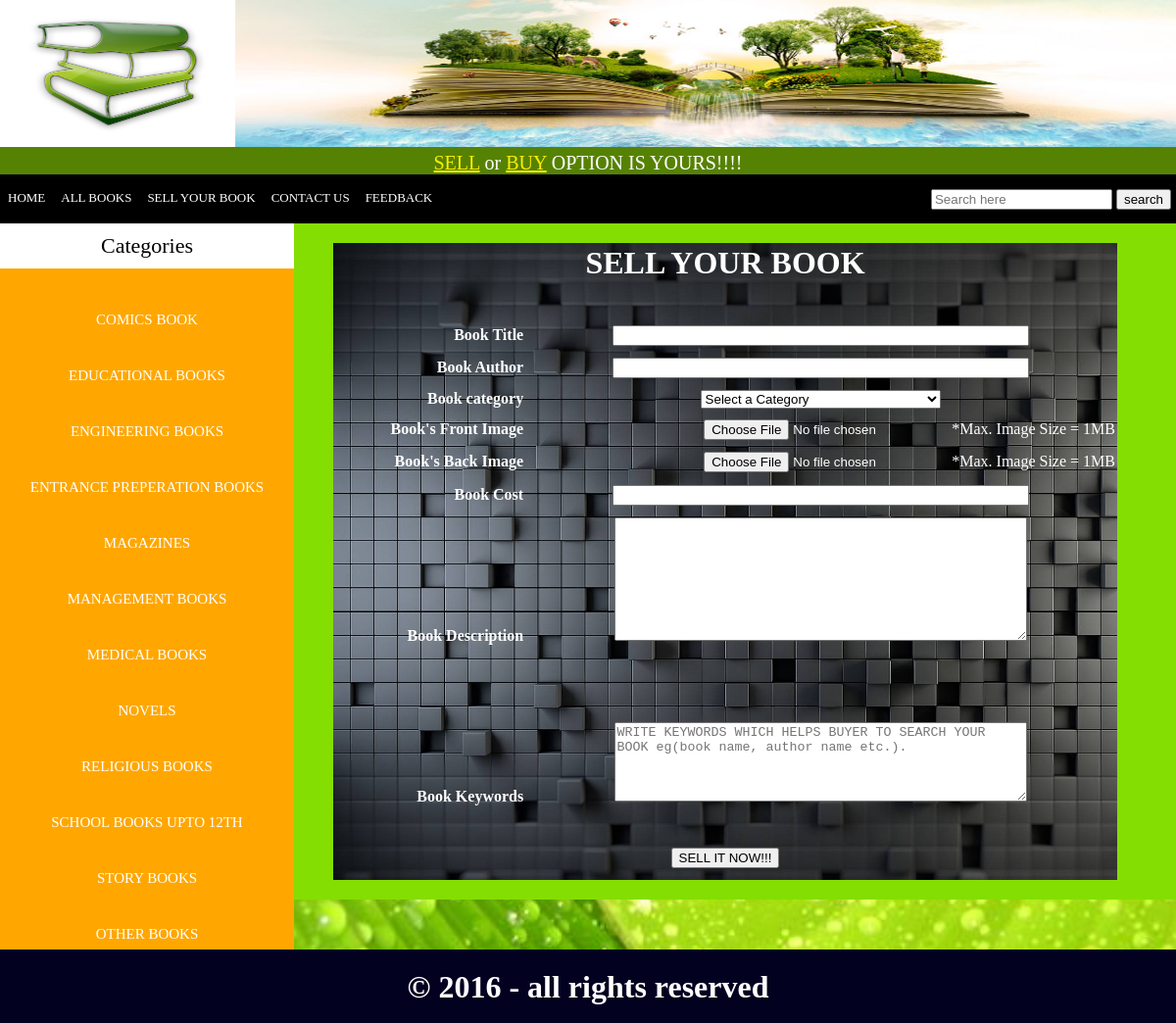
The app's page /post.php with its own data.
### tables this page shows
CREATE TABLE IF NOT EXISTS `categories` (
`cat_id` int(11) NOT NULL,
  `cat_title` text NOT NULL
);

### post.php (the view, shortened to what this page needs)
<?php
include("functions/functions.php");
?>
<!DOCTYPE HTML>
<html>
<head>
<link rel="stylesheet" type="text/css" href="styles/style.css" media="all"/>
</head>
<body>
<div class="main_wrapper">
        <div class="header_wrapper">
	    <a href="index.php"><img id="img1" src="book1.png"></a>
		<img id="img2" src="book2.jpg">
		</div>
	   <div id="slim">
	  <marquee behavior="alternate" style="color:white;"> <a href="post.php" style="color:#FDEE00;">SELL</a> or <a href="all_books.php" style="color:#FDEE00;">BUY</a> OPTION IS YOURS!!!!</marquee>
	   </div>
		<div id="navbar">
		<ul id="menu">
		<li><a href="index.php"> HOME</a></li>
		<li><a href="all_books.php">ALL BOOKS</a></li>
		<li><a href="post.php">SELL YOUR BOOK</a></li>
		<li><a href="contact.php">CONTACT US</a></li>
		<li><a href="feed.php">FEEDBACK</a></li>
		</ul>
		<div id="form">
		<form action="results.php" method="get" enctype="multipart/form-data">
		<input type="text" name="user_query" placeholder="Search here"/>
		<input type="submit" name="search" value="search"/>
		</form>
		</div>
		</div>
        <div class="content_wrapper">
		    <div id="left_sidebar">
			   <div id="sidebar_title" align="center">Categories</div>
			   <ul id="cats">
			   <?php getCats(); ?>
			   </ul>
			</div>
			<div id="right_content">
			  <div id="products_box">
			    <form method="POST"  action="post.php" enctype="multipart/form-data">
<table  width="800px" height="650px"  border="1" align="center" bgcolor="maroon" >
<tr align= "center">
<td colspan="2" height=80px><h1>SELL YOUR BOOK</h1></td>
</tr>
<tr>
<td align="right" ><b>Book Title</b></td>
<td ><input type="text" name="book_title" size="50"/></td>
</tr>
<tr>
<td align="right" ><b>Book Author</b></td>
<td ><input type="text" name="book_author" size="50"/></td>
</tr>
<tr>
<td align="right"><b>Book category</b></td>
<td><select name="book_cat"/>
<option>Select a Category</option>
</select></td>
</tr>
<tr>
<td align="right"><b>Book's Front Image </b></td>
<td align="right"><input type="file" name="book_img1"/>*Max. Image Size = 1MB</td>
</tr>
<tr>
<td align="right"><b>Book's Back Image</b></td>
<td align="right"><input type="file" name="book_img2"/>*Max. Image Size = 1MB</td>
</tr>
<tr>
<td align="right"><b>Book Cost</b></td>
<td><input type="text" name="book_cost" size="50" /></td>
</tr>
<tr>
<td id="td1" align="right"><b>Book Description</b></td>
<td><textarea name="book_desc" cols="50" rows="8"></textarea></td>
</tr>
<tr>
<td align="right"><b>Book Keywords</b></td>
<td><textarea name="book_desc" cols="50" rows="5" placeholder="WRITE KEYWORDS WHICH HELPS BUYER TO SEARCH YOUR BOOK eg(book name, author name etc.)."></textarea></td>
</tr>
<tr align="center">
<td colspan="2"><input type="submit" name="sell" value="SELL IT NOW!!!"/></td>
</tr>
</table>
</form>
			  </div>
			</div>
		</div>
		<div class="footer">
          <h1 style="color:white; padding-top:20px; text-decoration:none; text-align:center; ">&copy; 2016 - all rights reserved</h1>
 </div>
</div>
</body>
</html>

### functions/functions.php (shortened to what this page needs)
<?php
$db = mysqli_connect("localhost","root","","bookabook");
function getCats(){
			  global $db;
			   $get_cats = "select * from categories ";
			   $run_cats = mysqli_query($db, $get_cats);
			   while($row_cats = mysqli_fetch_array($run_cats))
			   {
			   $cat_id= $row_cats['cat_id'];
			   $cat_title=$row_cats['cat_title'];
			   echo " <li></br></br><a href='index.php?cat=$cat_id'>$cat_title</a></li>";
			   }
}
?>

### styles/style.css (style rules this page uses)
html, body, div, span, applet, object, iframe, h1, h2, h3, h4, h5, h6, p, blockquote, pre, a, abbr, acronym, address, big, cite, code, del, dfn, em, img, ins, kbd, q, s, samp, small, strike, strong, sub, sup, tt, var, b, u, i, center, dl, dt, dd, ol, ul, li, fieldset, form, label, legend, table, caption, tbody, tfoot, thead, tr, th, td, article, aside, canvas, details, embed, figure, figcaption, footer, header, hgroup, menu, nav, output, ruby, section, summary, time, mark, audio, video { margin: 0; padding: 0; border: 0; vertical-align: baseline; }
body { background-image: url('tabz.jpg'); }
.main_wrapper { width: 1200px; height: auto; margin: auto; }
.header_wrapper { width: 1200px; height: 150px; background-color:#fff; }
#img1 { height:100%; width:20%; }
#img2 { height:100%; width:80%; float:right; }
#navbar { width:1200px; height:50px; background-color:#000; color:#fff; }
#menu { padding:0; line-height:36px; margin-top:5px; float:left; }
#menu li { list-style:none; display:inline; float:left; }
#menu a { color:white; text-decoration:none; font-size:13px; margin:5px; padding:3px; }
#slim { text-align:center; font-size:20px; width:1200px; height:15px; background-color:#568203; color:white; padding-top:5px; padding-bottom:8px; }
#form { float:right; line-height:50px; padding-right:5px; }
.content_wrapper { width:1200px; height:auto; background-color:green; color: blue; }
#right_content { width:900px; float:right; background:#84DE02; }
#left_sidebar { width:300px; background-color:#FFA700; float:left; }
#sidebar_title { background-color:white; color: black; padding:10px; font-size:22px; }
#cats { text-align:center; padding:4px; }
#cats li { list-style:none; margin:3px; }
#cats a { color:white; text-decoration:none; font-size:15px; margin:4px; }
.footer { width:1200px; height:75px; background-color:#030120; color:white; clear:both; }
#products_box { width:880px; padding:10px; margin-left:30px; margin-bottom:10px; margin-top:10px; text-align:center; }
#td1 { padding-bottom:10px; margin-bottom:10px; margin-top:10px; padding-top:10px; }

### post.php (style rules this page uses)
body { background-image: url('images/2.jpg'); background-size: cover; }
table { color:white; background-image: url('11.jpg'); background-size: cover; }

### records on screen
categories: cat_title "COMICS BOOK"
categories: cat_title "EDUCATIONAL BOOKS"
categories: cat_title "ENGINEERING BOOKS"
categories: cat_title "ENTRANCE PREPERATION BOOKS"
categories: cat_title "MAGAZINES"
categories: cat_title "MANAGEMENT BOOKS"
categories: cat_title "MEDICAL BOOKS"
categories: cat_title "NOVELS"
categories: cat_title "RELIGIOUS BOOKS"
categories: cat_title "SCHOOL BOOKS UPTO 12TH"
categories: cat_title "STORY BOOKS"
categories: cat_title "OTHER BOOKS"
